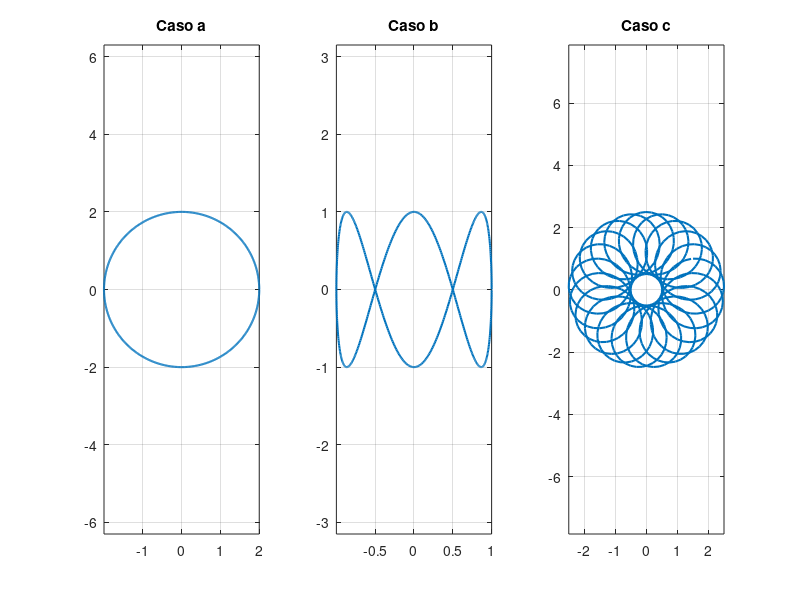

Write the MATLAB code that produced this figure.
%Limpieza de pantalla
clear all
close all
clc

%Parametrizacion
letras = {'a', 'b', 'c'};
paso = 0.01;

for i = 1:length(letras)
    % Definición de t, x, y por casos
    switch letras{i}
        case 'a'
            t = 0:paso:2*pi;
            x = 2*cos(t); 
            y = 2*sin(t);
        case 'b'
            t = 0:paso:2*pi;
            x = cos(t); 
            y = sin(3*t);
        case 'c'
            t = 0:paso:2*pi;
            x = 1.5*cos(t) + 1*sin(20*t); 
            y = 1.5*sin(t) + 1*cos(20*t);
    end
    %Graficación en subplots (1 filas, 3 columnas)
    subplot(1, 3, i);
    plot(x, y, 'LineWidth', 1.5);
    title(['Caso ', letras{i}]);
    grid on;
    axis equal;
end
